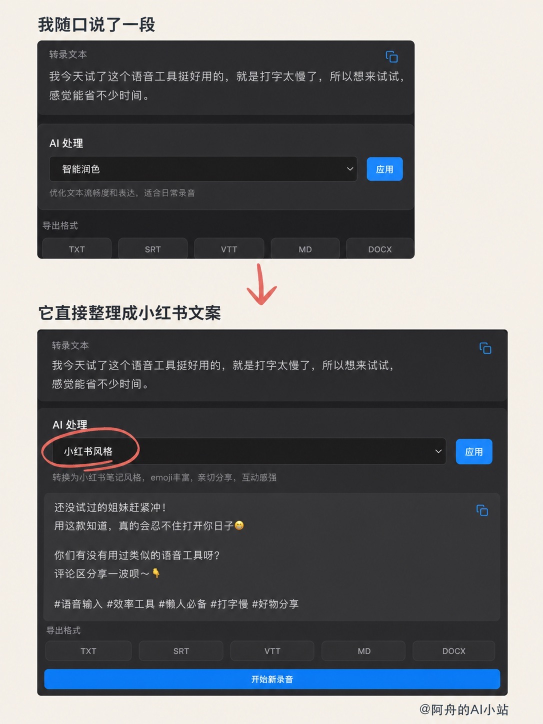
#> input picture assets/azhou/readme-hero-v1/sources/screenshot-xhs-mode.jpg, 1086 x 1448 px (shown at 1/2 size)
$ python render_covers.py
#> lines starting #> are read from the running program, lines starting #| are printed output that depends on the picture
# [20260908_Azhou_ReadmeHero] Deterministic renderer for the three Murmur README
# hero cover candidates (github-readme-image.v1 profile: 1280x720, cream paper,
# azhou four-colour palette, character pasted at native 485x560, transform none).
import hashlib
import math
import random
from pathlib import Path

from PIL import Image, ImageDraw, ImageFont

ROOT = Path(__file__).resolve().parent
CHOCOLATE = "#6F3810"
CREAM = "#FEF9EB"
ORANGE = "#FA9439"
PINK = "#FAA67C"
CANVAS = (1280, 720)
TITLE_REGION = (72, 86, 680, 272)  # L, T, R, B
RESULT_REGION = (72, 298, 672, 392)
EVIDENCE_REGION = (72, 414, 672, 594)  # 600x180
CHAR_POS = (715, 96)

HIRA = "/System/Library/Fonts/Hiragino Sans GB.ttc"
F_BOLD = lambda s: ImageFont.truetype(HIRA, s, index=2)  # noqa: E731
F_REG = lambda s: ImageFont.truetype(HIRA, s, index=0)  # noqa: E731

SHOT = Image.open(ROOT / "sources/screenshot-xhs-mode.jpg").convert("RGB")
#> SHOT is the input picture: PIL image 1086x1448 RGB; mean R, G, B 116, 117, 118.9
RAW_CROP = SHOT.crop((75, 80, 835, 235))  # raw transcript card
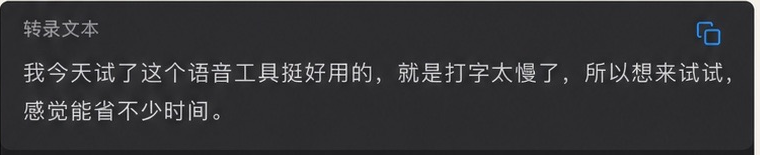
#> RAW_CROP: PIL image 760x155 RGB; mean R, G, B 53.2, 53.3, 55.4
POLISH_CROP = SHOT.crop((85, 985, 1015, 1175))  # AI-polished post card
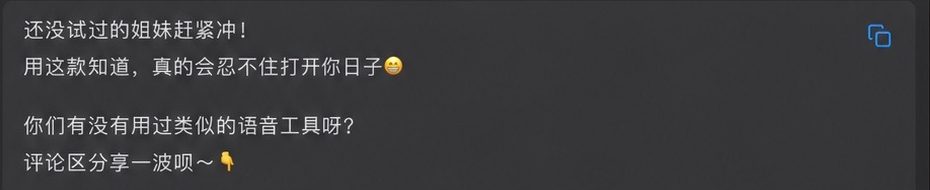
#> POLISH_CROP: PIL image 930x190 RGB; mean R, G, B 59.4, 59.4, 61.2

#> (the run stopped early here; a loop or call above may not have finished)
